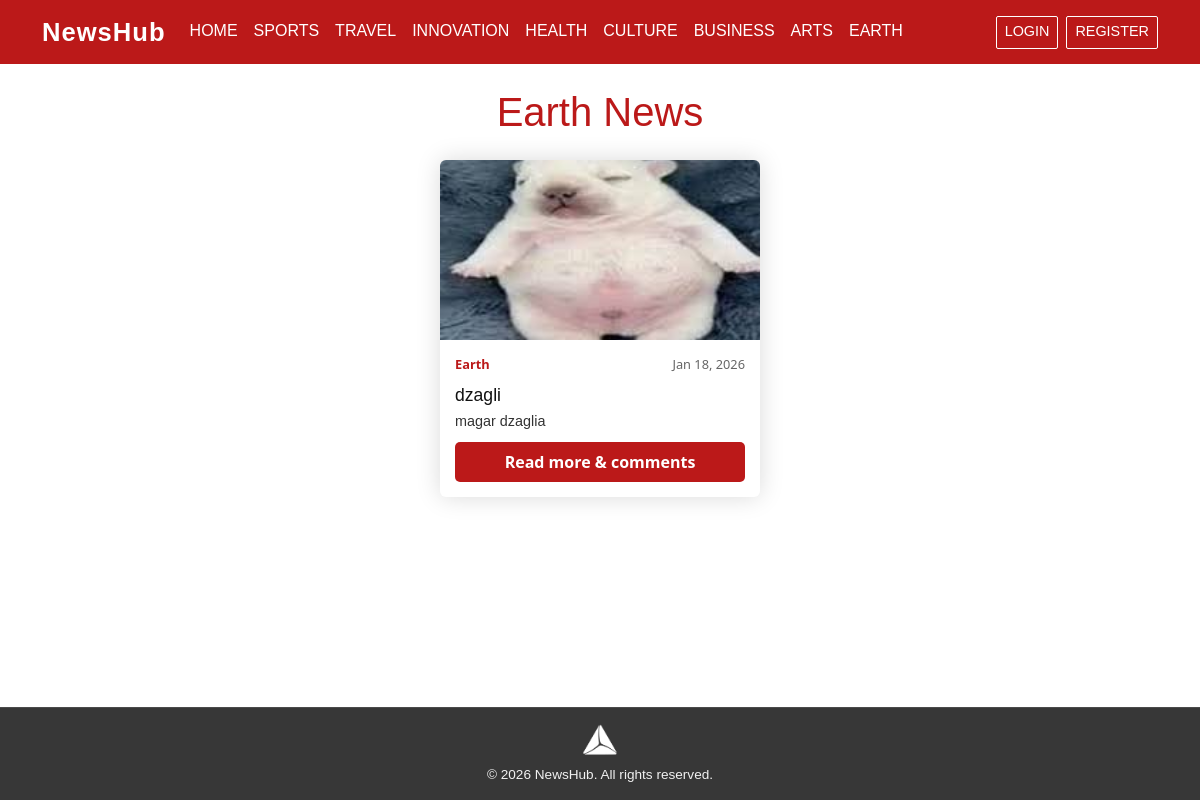
/earth, run on the app's committed database.
### models.py (models this page shows)
class News(db.Model):
    id = db.Column(db.Integer, primary_key=True)
    title = db.Column(db.String(200), nullable = False)
    content = db.Column(db.Text, nullable = False)
    category = db.Column(db.String(50), default='general', nullable = False)
    comments = db.relationship('Comment', backref='news', cascade="all,delete")
    image = db.Column(db.String(256), nullable = False)
    created_at = db.Column(db.DateTime, default=datetime.utcnow)

### app.py (the view)
@app.route('/earth')
def earth():
    news = News.query.filter_by(category='earth').order_by(News.created_at.desc()).all()
    return render_template('earth.html', news=news, title='Earth News')

### templates/earth.html (shortened to what this page needs)
{% extends "base.html" %}
{% block content %}
<h1 class="mb-4" style="font-family: Arial, sans-serif; color: #bb1919; text-align: center;">{{ title }}</h1>
{% if news %}
  <div class="news-list" style="display: flex; flex-wrap: wrap; gap: 30px; justify-content: center;">
    {% for item in news %}
      <div class="news-item shadow-lg rounded"
           style="width: 320px; background-color: #fff; border-radius: 8px; overflow: hidden; display: flex; flex-direction: column;">
        {% if item.image %}
          <div style="position: relative; width: 100%; height: 180px; overflow: hidden;">
            <img src="{{ url_for('static', filename='uploads/' ~ item.image) }}"
                 alt="News Image"
                 style="width: 100%; height: 100%; object-fit: cover;">
          </div>
        {% endif %}
        <div style="padding: 15px; display: flex; flex-direction: column; flex-grow: 1;">
          <div style="display: flex; justify-content: space-between; font-size: 0.8rem; color: #666; margin-bottom: 5px;">
            <span style="font-weight: bold; color: #bb1919;">{{ item.category|capitalize }}</span>
            <span>{{ item.created_at.strftime('%b %d, %Y') }}</span>
          </div>
          <h2 style="font-family: Arial, sans-serif; font-size: 1.1rem; color: #111; margin: 5px 0;">
            {{ item.title }}
          </h2>
          <p style="font-family: Arial, sans-serif; font-size: 0.9rem; color: #333; flex-grow: 1; margin-bottom: 10px;">
            {{ item.content[:150] }}{% if item.content|length > 150 %}...{% endif %}
          </p>
          <a href="{{ url_for('news_detail', news_id=item.id) }}"
             class="btn-bbc"
             style="text-align: center; padding: 0.5rem; border-radius: 5px; text-decoration: none;">
            Read more & comments
          </a>
        </div>
      </div>
    {% endfor %}
  </div>
{% else %}
  <p style="font-family: Arial, sans-serif; text-align: center;">No news available yet.</p>
{% endif %}
{% endblock %}

### static/style.css (style rules this page uses)
.btn-bbc { background-color: #bb1919; color: #fff; font-weight: 600; border: none; transition: background 0.2s, transform 0.2s; }
.shadow-lg { box-shadow: 0 0 25px rgba(0, 0, 0, 0.15) !important; }

### data on the page
News: image (picture), category "Earth", created_at "Jan 18, 2026", title "dzagli", content "magar dzaglia"

### other printed values
{{ title }} "Earth News"
